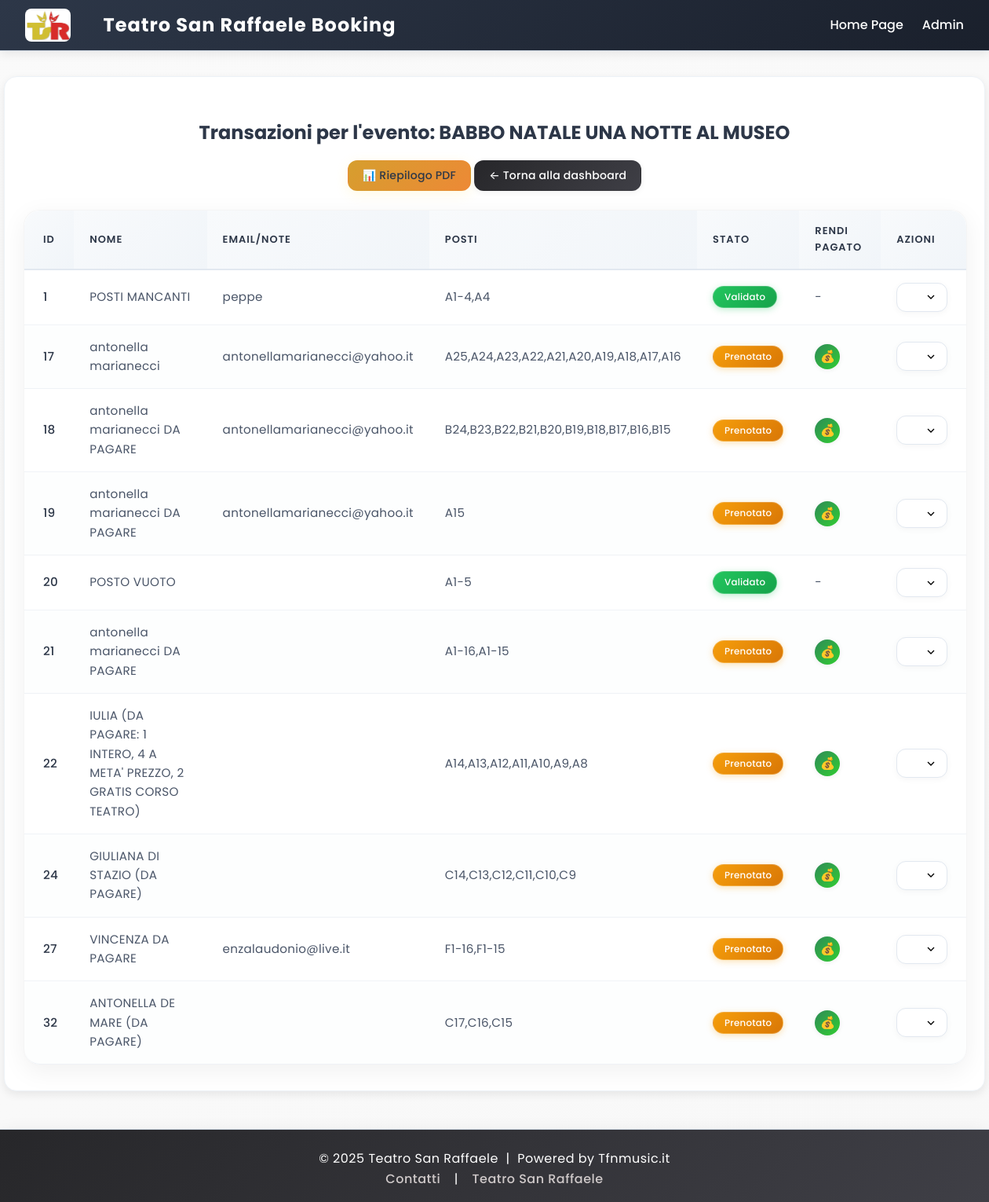
The page /event/1/transactions (signed in) on the database as committed earlier.
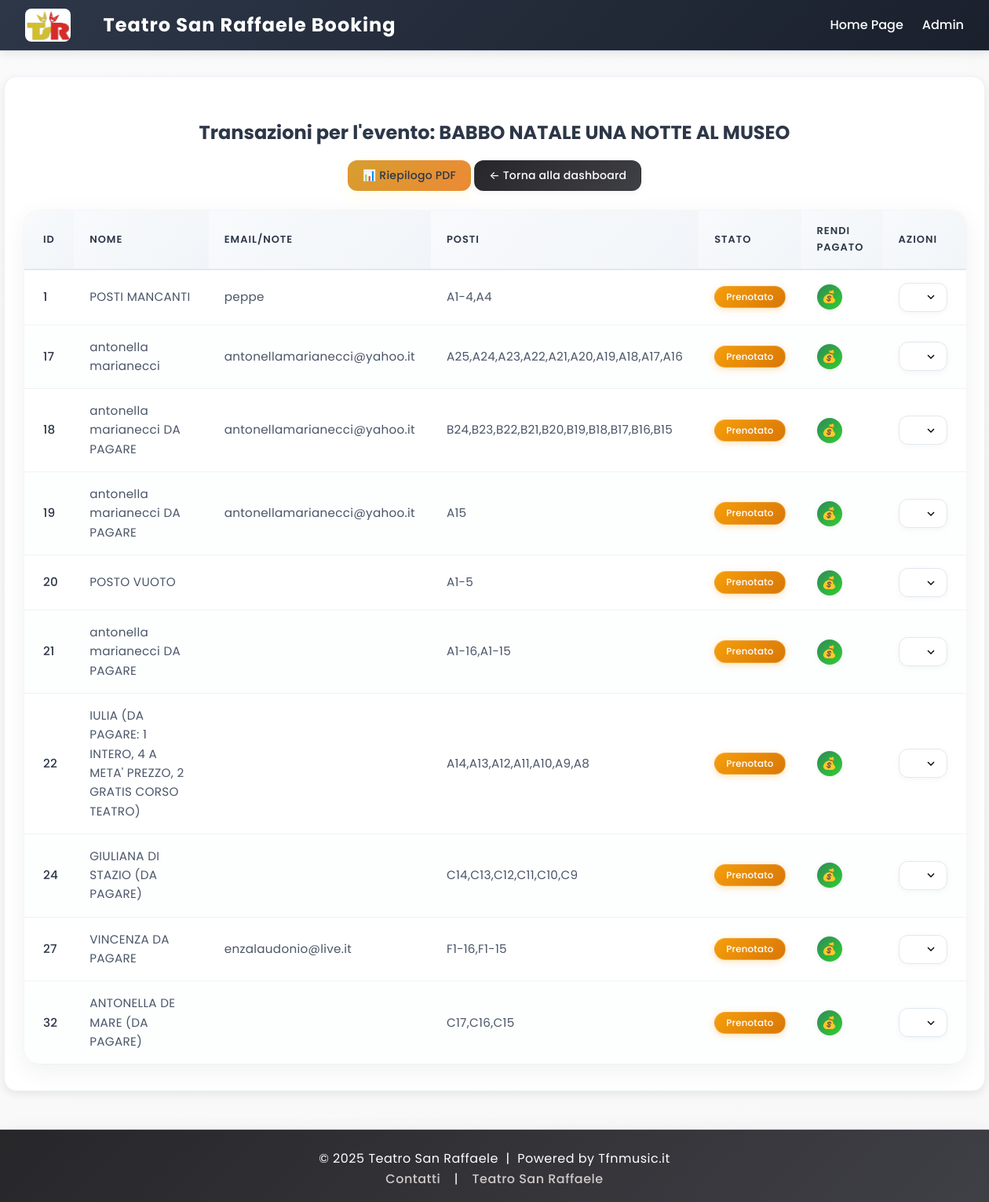
The same page on the database as committed later.
### tables this page shows
CREATE TABLE events (
    id INTEGER PRIMARY KEY AUTOINCREMENT,
    title TEXT NOT NULL,
    date TEXT NOT NULL,
    time TEXT NOT NULL,
    price REAL NOT NULL,
    poster_url TEXT,
    visible INTEGER DEFAULT 1
);

CREATE TABLE bookings (
    id INTEGER PRIMARY KEY AUTOINCREMENT,
    event_id INTEGER NOT NULL,
    name TEXT NOT NULL,
    email TEXT NOT NULL,
    seats TEXT NOT NULL,          -- posti separati da , 
    status REAL DEFAULT 0 , -- 0=libero, 1=pending ,2 = acquistato , 3 = validato
    created_at TEXT NOT NULL,
    FOREIGN KEY(event_id) REFERENCES events(id)
);

### app.py (the view)
@app.route('/event/<int:event_id>/transactions')
@login_required
def event_transactions(event_id):
    event = get_event_by_id(event_id)
    transactions = get_bookings_by_event(event_id)
    return render_template(
        'event_transactions.html',
        event_id=event_id,
        event_title=event['title'] if event else 'Evento sconosciuto',
        transactions=transactions
    )

### app.py (called while the page is built)
@app.context_processor
def inject_now():
    return {'now': datetime.now}

### auth.py (called while the page is built)
def login_required(f):
    @wraps(f)
    def decorated_function(*args, **kwargs):
        if session.get('logged_in') != True:
            return redirect(url_for('admin'))
        return f(*args, **kwargs)
    return decorated_function

### database.py (called while the page is built)
def get_db():
    conn = sqlite3.connect(DB_PATH)
    conn.row_factory = sqlite3.Row
    return conn

def get_event_by_id(event_id):
    conn = get_db()
    event = conn.execute('SELECT * FROM events WHERE id=?', (event_id,)).fetchone()
    conn.close()
    return event

def get_bookings_by_event(event_id, statuses=None):
    conn = get_db()
    if statuses:
        placeholders = ','.join(['?'] * len(statuses))
        bookings = conn.execute(
            f'SELECT seats FROM bookings WHERE event_id=? AND status IN ({placeholders})',
            (event_id, *statuses)
        ).fetchall()
    else:
        bookings = conn.execute(
            'SELECT * FROM bookings WHERE event_id=? ORDER BY created_at DESC',
            (event_id,)
        ).fetchall()
    conn.close()
    return bookings

### templates/event_transactions.html (shortened to what this page needs)
{% extends 'base.html' %}
{% block content %}
<h2 class="text-center mb-3">Transazioni per l'evento: {{ event_title }}</h2>
<div class="text-center mb-4">
    <a href="{{ url_for('generate_event_summary_pdf_route', event_id=event_id) }}" class="btn btn-warning me-2">
        📊 Riepilogo PDF
    </a>
    <a href="{{ url_for('dashboard') }}" class="btn btn-dark">&larr; Torna alla dashboard</a>
</div>
<div class="table-wrapper">
    <table class="table">
        <thead>
            <tr>
                <th>Id</th>
                <th>Nome</th>
                <th>Email/Note</th>
                <th>Posti</th>
                <th>Stato</th>
                <th>Rendi Pagato</th>
                <th>Azioni</th>
            </tr>
        </thead>
        <tbody>
            {% for t in transactions |sort(attribute='id') %}
            <tr>
                <td>{{ t.id }}</td>
                <td>{{ t.name }}</td>
                <td>{{ t.email }}</td>
                <td>{{ t.seats }}</td>
                <td>
                    {% if t.status == 1 %}
                    <span class="badge badge-pending">In attesa</span>
                    {% elif t.status == 2 %}
                    <span class="badge badge-paid">Pagato</span>
                    {% elif t.status == 3 %}
                    <span class="badge badge-validated">Prenotato</span>
                    {% elif t.status == 4 %}
                    <span class="badge badge-ticket-validated">Validato</span>
                    {% else %}
                    <span class="badge badge-unknown">Sconosciuto</span>
                    {% endif %}
                </td>
                <td>
                    {% if t.status == 3 %}
                    <form method="post" action="{{ url_for('mark_paid', booking_id=t.id) }}"
                        class="d-inline mark-paid-form">
                        <button type="submit" class="btn-mark-paid-quick" title="Rendi Pagato"
                            onclick="return confirm('Rendere pagato questo biglietto prenotato?')">
                            💰
                        </button>
                    </form>
                    {% else %}
                    <span class="text-muted">-</span>
                    {% endif %}
                </td>
                <td>
                    <div class="transaction-actions-dropdown">
                        <select class="action-select" data-booking-id="{{ t.id }}" data-status="{{ t.status }}">
                            <option value=""></option>
                            <option value="edit">Modifica</option>
                        </select>
                    </div>
                </td>
            </tr>
            {% else %}
            <tr>
                <td colspan="7" style="text-align:center; color:#888;">Nessuna transazione trovata per questo evento.
                </td>
            </tr>
            {% endfor %}
        </tbody>
    </table>
</div>
{% endblock %}

### templates/base.html (shortened to what this page needs)
<!DOCTYPE html>
<html lang="it">
<head>
  <link rel="stylesheet" href="{{ url_for('static', filename='style.css') }}">
</head>
<body>
  <div class="navbar">
    <img src="{{ url_for('static', filename='img/logo.png') }}" alt="Logo" class="navbar-logo">
    <div class="navbar-title">Teatro San Raffaele Booking</div>
    <div class="navbar-links">
      <a href="{{ url_for('index') }}">Home Page</a>
      <a href="{{ url_for('dashboard') }}">Admin</a>
    </div>
  </div>
  <div class="main-content">
    {% block content %}{% endblock %}
  </div>
  <div class="footer">
    <div class="footer-content">
      &copy; {{ now().year }} Teatro San Raffaele &nbsp;|&nbsp; Powered by <span style="color:#ffffff;">
        Tfnmusic.it</span>
      <br>
      <span class="footer-links">
        <a href="mailto:ilcilindroteatro@yahoo.it">Contatti</a> &nbsp;|&nbsp;
        <a href="https://teatrosanraffaele.it" target="_blank">Teatro San Raffaele</a>
      </span>
    </div>
  </div>
</body>
</html>

Rows that differ between the two databases and show on the page:
changed bookings "POSTI MANCANTI": status "Validato -" → "Prenotato 💰"
changed bookings "POSTO VUOTO": status "Validato -" → "Prenotato 💰"
